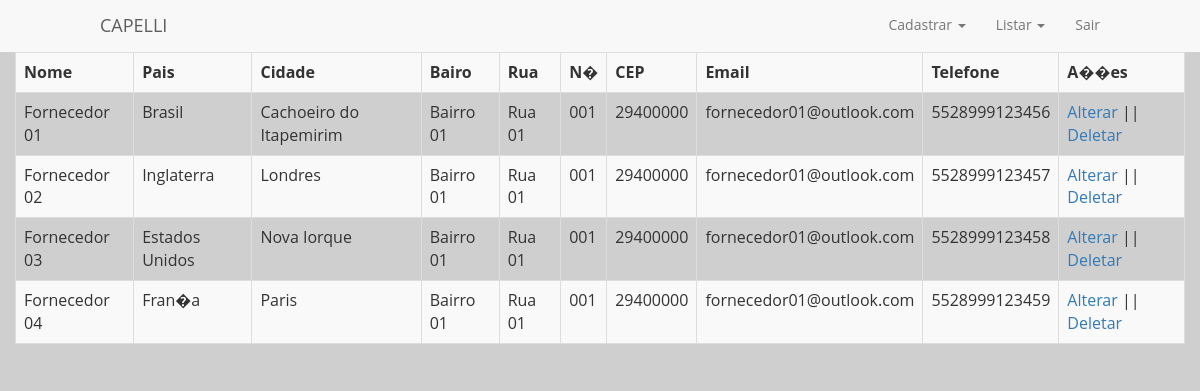
The page /ListarFornecedores.php (signed in) on the database its author committed.
### tables this page shows
CREATE TABLE fornecedor
(
id INT AUTO_INCREMENT,
nome VARCHAR(50) NOT NULL,
pais VARCHAR(50) NOT NULL,
cidade VARCHAR(50) NOT NULL,
bairro VARCHAR(50) NOT NULL,
rua VARCHAR(50) NOT NULL,
numero VARCHAR(6) NOT NULL,
cep VARCHAR(8) NOT NULL,
telefone VARCHAR(13),
email VARCHAR(60) NOT NULL,
PRIMARY KEY (id)
);

### ListarFornecedores.php (the view, shortened to what this page needs)
<?php
require 'Conexao.php';
$sql = "SELECT * FROM fornecedor";
$resultado = mysqli_query($conn, $sql);
?>
<html xmlns="http://www.w3.org/1999/xhtml" lang="pt-br">
<head>
    <link href="Content/bootstrap.min.css" rel="stylesheet" />
    <link href="Content/EstilosAdm.css" rel="stylesheet" />
</head>
<body>
<nav class="navbar navbar-default">
        <div class="container-fluid">
            <div class="navbar-header">
                <span class="navbar-brand">CAPELLI</span>
            </div>
            <ul class="nav navbar-nav navbar-right hidden-xs">
                <li class="dropdown">
                    <a href="#" class="dropdown-toggle" data-toggle="dropdown" role="button" aria-haspopup="true" aria-expanded="false">
                        Cadastrar
                        <span class="caret"></span>
                    </a>
                </li>
                <li class="dropdown">
                    <a href="#" class="dropdown-toggle" data-toggle="dropdown" role="button" aria-haspopup="true" aria-expanded="false">
                        Listar
                        <span class="caret"></span>
                    </a>
                </li>
                <li>
                    <a href="./SairAdm.php">Sair</a>
                </li>
            </ul>
        </div>
    </nav>
    <div class="container-fluid">
        <div class="row">
            <div class="col-xs-12">
                <table class="table table-striped table-bordered table-hover table-responsive">
                    <tr>
                        <th>Nome</th>
                        <th>Pais</th>
                        <th>Cidade</th>
                        <th>Bairo</th>
                        <th>Rua</th>
                        <th>N�</th>
                        <th>CEP</th>
                        <th>Email</th>
                        <th>Telefone</th>
                        <th>A��es</th>
                    </tr>
                    <?php while($linha = mysqli_fetch_assoc($resultado)) { ?>
                    <tr>
                        <td>
                            <?php echo $linha['nome']; ?>
                        </td>
                        <td>
                            <?php echo $linha['pais']; ?>
                        </td>
                        <td>
                            <?php echo $linha['cidade']; ?>
                        </td>
                        <td>
                            <?php echo $linha['bairro']; ?>
                        </td>
                        <td>
                            <?php echo $linha['rua']; ?>
                        </td>
                        <td>
                            <?php echo $linha['numero']; ?>
                        </td>
                        <td>
                            <?php echo $linha['cep']; ?>
                        </td>
                        <td>
                            <?php echo $linha['email']; ?>
                        </td>
                        <td>
                            <?php echo $linha['telefone']; ?>
                        </td>
                        <td>
                            <a href="./TelaAlterarFornecedor.php?id=<?php echo $linha['id']; ?>">Alterar</a>
                            ||
                            <a href="./procDeletarFornecedor.php?id=<?php echo $linha['id']; ?>">Deletar</a>
                        </td>
                    </tr>
                    <?php } ?>
                </table>
            </div>
        </div>
    </div>
</body>
</html>

### Content/EstilosAdm.css (style rules this page uses)
﻿html, body { margin: 0; padding: 0; height: 100%; }
body { font-family: 'Open Sans', sans-serif; background-color: #CFCFCF; }
.navbar { border-radius: 0; border: 0; margin-bottom: 0; }
@media (min-width: 768px) { .navbar .navbar-right { display: flex; float: none; justify-content: center; } }
@media (min-width: 768px) { .navbar-nav > li > a { padding-bottom: 17px; padding-top: 15px; } }
@media (min-width: 992px) { .navbar .navbar-brand { display: inline-table; padding-left: 100px; } }
@media (min-width: 992px) { .navbar .navbar-right { display: initial; float: right; padding-right: 85px; } }

### rows shown on the page
fornecedor: nome "Fornecedor 01", pais "Brasil", cidade "Cachoeiro do Itapemirim", bairro "Bairro 01", rua "Rua 01", numero "001", cep "29400000", email "fornecedor01@outlook.com", telefone "5528999123456"
fornecedor: nome "Fornecedor 02", pais "Inglaterra", cidade "Londres", bairro "Bairro 01", rua "Rua 01", numero "001", cep "29400000", email "fornecedor01@outlook.com", telefone "5528999123457"
fornecedor: nome "Fornecedor 03", pais "Estados Unidos", cidade "Nova Iorque", bairro "Bairro 01", rua "Rua 01", numero "001", cep "29400000", email "fornecedor01@outlook.com", telefone "5528999123458"
fornecedor: nome "Fornecedor 04", pais "Fran�a", cidade "Paris", bairro "Bairro 01", rua "Rua 01", numero "001", cep "29400000", email "fornecedor01@outlook.com", telefone "5528999123459"
